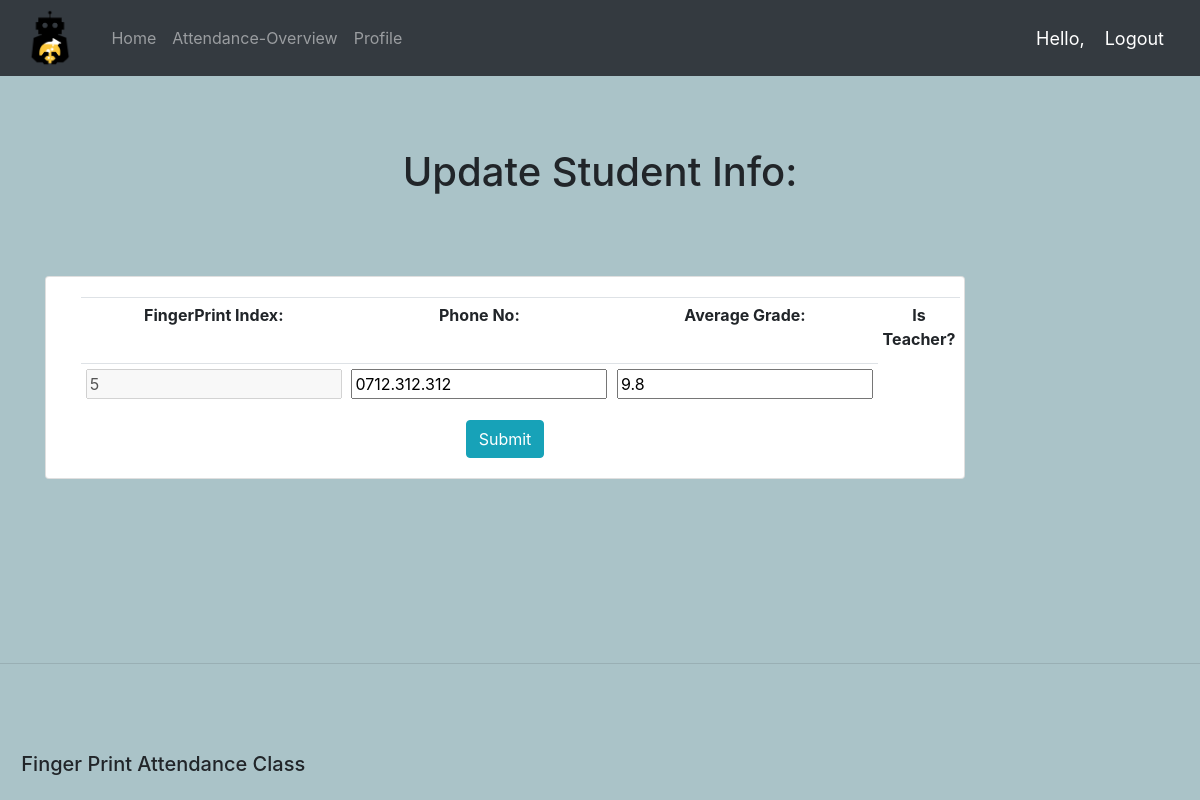
The page /update_student/5 on the database its author committed.
### accounts/models.py (models this page shows, shortened)
class Student(models.Model):
	user = models.OneToOneField(User, on_delete=models.CASCADE)
	fp_index = models.IntegerField(primary_key=True, unique=True)
	phone = models.CharField(max_length=200, null=True)
	grd_average = models.DecimalField(decimal_places=1, max_digits=2, null=True, blank=True)
	is_teacher = models.BooleanField(default=False)

### accounts/views.py (the view)
# urls.py: path('update_student/<str:pk>', views.UpdateStudent.as_view(), name='update_student'),
class UpdateStudent(UpdateView):
	form_class = UpdateStudentForm
	model = Student
	template_name = 'accounts/student_form.html'
	success_url = '/overview'

### accounts/forms.py
class UpdateStudentForm(ModelForm):
	user = forms.CharField(disabled=True)
	fp_index = forms.CharField(disabled=True)
	class Meta:
		model = Student
		fields = "__all__"

### accounts/templates/accounts/student_form.html (shortened to what this page needs)
{% extends 'accounts/main.html' %}
{% load static %}
{% block content %}
    <br>
    <br>
    <br>
    <h1 class="text-center">Update Student {{form.user.first_name}} Info:</h1>
    <br>
    <br>
    <br>
<div class="container" align="center">
<div class="row" align="center">
    <div class="col-md-10" >
        <div class="card card-body">
            <form method="POST" align="center">
                <div class="col-md" >
                        <table class="table table-sm">
                            <tr>
                                <th><label for="{{ form.fp_index.id_for_label }}">FingerPrint Index:</label></th>
                                <th><label for="{{ form.phone.id_for_label }}">Phone No:</label></th>
                                <th><label for="{{ form.grd_average.id_for_label }}">Average Grade:</label>
                                <th><label for="{{ form.is_teacher.id_for_label }}">Is Teacher?</label></th>
                            </tr>
                            <tr>
                                <td><b><i>{{ form.fp_index }}</i></b></td>
                                <td><b><i>{{ form.phone }}</i></b></td>
                                <td>{{ form.grd_average }}</td>
                            </tr>
                        </table>
                        <input class="btn btn-info" type="submit" name="Confirm">
                </div>
            </form>
        </div>
    </div>
</div>
</div>
<br>
<br>
<br>
<br>
<br>
<br>
<br>
{% endblock %}

### static/css/main.css (style rules this page uses)
body { background-color: #AAC3C8; }

### rows shown on the page
Student: fp_index "5", phone "0712.312.312", grd_average "9.8"
